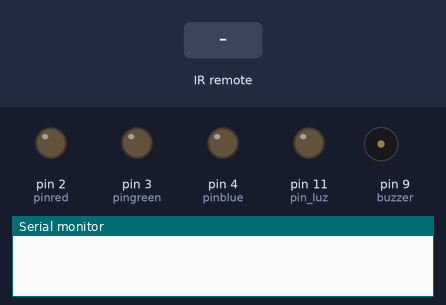
Recording of a sketch running on a simulated Arduino Uno, built with avr-gcc and run on an emulated ATmega328P. On the bench: output pins drawn as LEDs (lit = HIGH), buzzer (waves = sounding), the last lines printed to the serial monitor. Dashed ring = blinking. The inputs (shaded band) are chosen by the test bench.

Above: at 1.2 s.
1.3 s: infrared code 0x3EC3FC1B received
At 1.55 s:
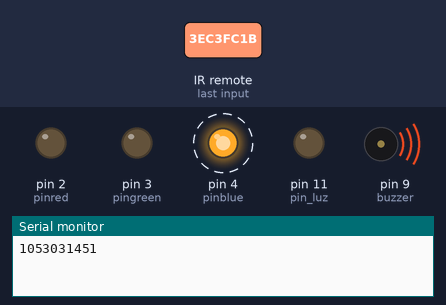
4.3 s: infrared code 0x8C22657B received
At 5.6 s:
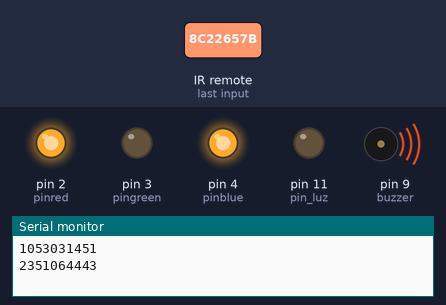
7.3 s: infrared code 0x9716BE3F received
At 8.5 s:
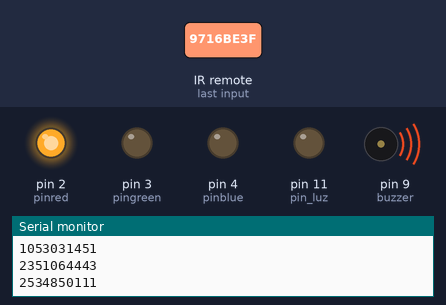
8.8 s: infrared code 0x3D9AE3F7 received
At 9.8 s:
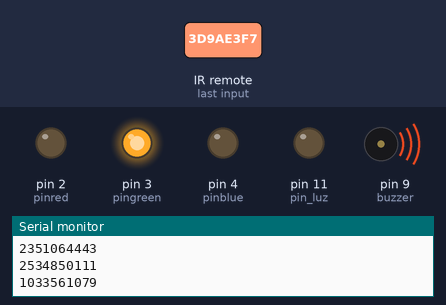
Timing chart, 0 to 11.3 s (numbered marks = the images above; inputs shaded):
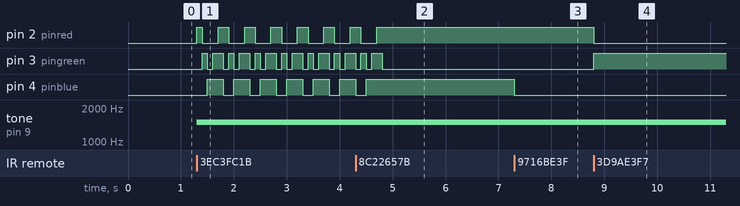

The sketch:

Remote_Control_Signal.ino
```cpp
// Exemplo de Controle Remoto
#include <IRremote.h>

const int pin_remote = 8;
const int pin_luz    = 11;
IRrecv irrecv(pin_remote);
decode_results results;

// Contador
int i = 0;

// RBG Pins
int pinred   = 2;
int pingreen = 3;
int pinblue  = 4;

/// Buzzers

int buzzer = 9;

void setup() {
  Serial.begin(9600);
  pinMode(pin_luz, OUTPUT);
  pinMode(buzzer , OUTPUT);
  irrecv.enableIRIn();
  irrecv.blink13(true);
}

void loop() {
  if(irrecv.decode(&results)){
       tone(buzzer , 1500);
       Serial.println(results.value);
       switch(results.value){
         case 2534850111:
            setColor(255,0,0);
            break;
         case 1033561079:
            setColor(0,255,0);
            break;
         case 1635910171:
            setColor(0,0,255);
            break;
          case 2351064443:
            setColor(255,0,255);
            break;
         case 1053031451:
            for(i=0;i<7;i++){
                setColor(255,0,0);
                delay(100);
                setColor(0,255,0);
                delay(100);
                setColor(0,0,255);
                delay(100);
                setColor(0,255,255);
                delay(100);
                setColor(255,255,255);
                delay(100);


            }
            setColor(0,0,0);
            break;
       }

       irrecv.resume();
  }
}

void setColor(int red, int green , int blue){
      analogWrite(pinred, red);
      analogWrite(pingreen, green);
      analogWrite(pinblue, blue);
 }
```

Measured:
- after the input at 1.3 s, pin 2 (pinred): LOW → HIGH at once, then repeats every 0.50 s: LOW 0.30 s, HIGH 0.20 s; pin 3 (pingreen): LOW → HIGH after 0.10 s, then repeats every 0.50 s: LOW 0.10 s, HIGH 0.20 s, LOW 0.10 s, HIGH 0.10 s
- after the input at 4.3 s, pin 2 (pinred): goes on until 4.7 s, then stays HIGH; pin 4 (pinblue): goes on until 4.5 s, then stays HIGH
- after the input at 7.3 s, pin 4 (pinblue): HIGH → LOW at once
- after the input at 8.8 s, pin 2 (pinred): HIGH → LOW at once; pin 3 (pingreen): LOW → HIGH at once
